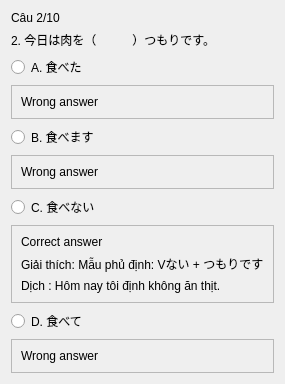
               <widget class="QWidget" name="bai1_cau2">
                <layout class="QVBoxLayout" name="layout_bai1_cau2">
                 <item>
                  <widget class="QLabel" name="bai1_progress2">
                   <property name="text">
                    <string>Câu 2/10</string>
                   </property>
                  </widget>
                 </item>
                 <item>
                  <widget class="QLabel" name="bai1_question2">
                   <property name="text">
                    <string>2. 今日は肉を（　　　）つもりです。</string>
                   </property>
                   <property name="wordWrap">
                    <bool>true</bool>
                   </property>
                  </widget>
                 </item>
                 <item>
                  <widget class="QRadioButton" name="bai1_2_A">
                   <property name="text">
                    <string>A. 食べた</string>
                   </property>
                  </widget>
                 </item>
                 <item>
                  <widget class="QFrame" name="frame_5">
                   <property name="frameShape">
                    <enum>QFrame::StyledPanel</enum>
                   </property>
                   <property name="frameShadow">
                    <enum>QFrame::Raised</enum>
                   </property>
                   <layout class="QVBoxLayout" name="verticalLayout_6">
                    <item>
                     <widget class="QLabel" name="label_10">
                      <property name="text">
                       <string>Wrong answer</string>
                      </property>
                     </widget>
                    </item>
                   </layout>
                  </widget>
                 </item>
                 <item>
                  <widget class="QRadioButton" name="bai1_2_B">
                   <property name="text">
                    <string>B. 食べます</string>
                   </property>
                  </widget>
                 </item>
                 <item>
                  <widget class="QFrame" name="frame_6">
                   <property name="frameShape">
                    <enum>QFrame::StyledPanel</enum>
                   </property>
                   <property name="frameShadow">
                    <enum>QFrame::Raised</enum>
                   </property>
                   <layout class="QVBoxLayout" name="verticalLayout_7">
                    <item>
                     <widget class="QLabel" name="label_11">
                      <property name="text">
                       <string>Wrong answer</string>
                      </property>
                     </widget>
                    </item>
                   </layout>
                  </widget>
                 </item>
                 <item>
                  <widget class="QRadioButton" name="bai1_2_C">
                   <property name="text">
                    <string>C. 食べない</string>
                   </property>
                  </widget>
                 </item>
                 <item>
                  <widget class="QFrame" name="frame_7">
                   <property name="frameShape">
                    <enum>QFrame::StyledPanel</enum>
                   </property>
                   <property name="frameShadow">
                    <enum>QFrame::Raised</enum>
                   </property>
                   <layout class="QVBoxLayout" name="verticalLayout_8">
                    <item>
                     <widget class="QLabel" name="label_9">
                      <property name="text">
                       <string>Correct answer</string>
                      </property>
                     </widget>
                    </item>
                    <item>
                     <widget class="QLabel" name="label_8">
                      <property name="text">
                       <string>Giải thích: Mẫu phủ định: Vない + つもりです</string>
                      </property>
                     </widget>
                    </item>
                    <item>
                     <widget class="QLabel" name="label_7">
                      <property name="text">
                       <string>Dịch : Hôm nay tôi định không ăn thịt.</string>
                      </property>
                     </widget>
                    </item>
                   </layout>
                  </widget>
                 </item>
                 <item>
                  <widget class="QRadioButton" name="bai1_2_D">
                   <property name="text">
                    <string>D. 食べて</string>
                   </property>
                  </widget>
                 </item>
                 <item>
                  <widget class="QFrame" name="frame_8">
                   <property name="frameShape">
                    <enum>QFrame::StyledPanel</enum>
                   </property>
                   <property name="frameShadow">
                    <enum>QFrame::Raised</enum>
                   </property>
                   <layout class="QVBoxLayout" name="verticalLayout_9">
                    <item>
                     <widget class="QLabel" name="label_12">
                      <property name="text">
                       <string>Wrong answer</string>
                      </property>
                     </widget>
                    </item>
                   </layout>
                  </widget>
                 </item>
                </layout>
               </widget>
